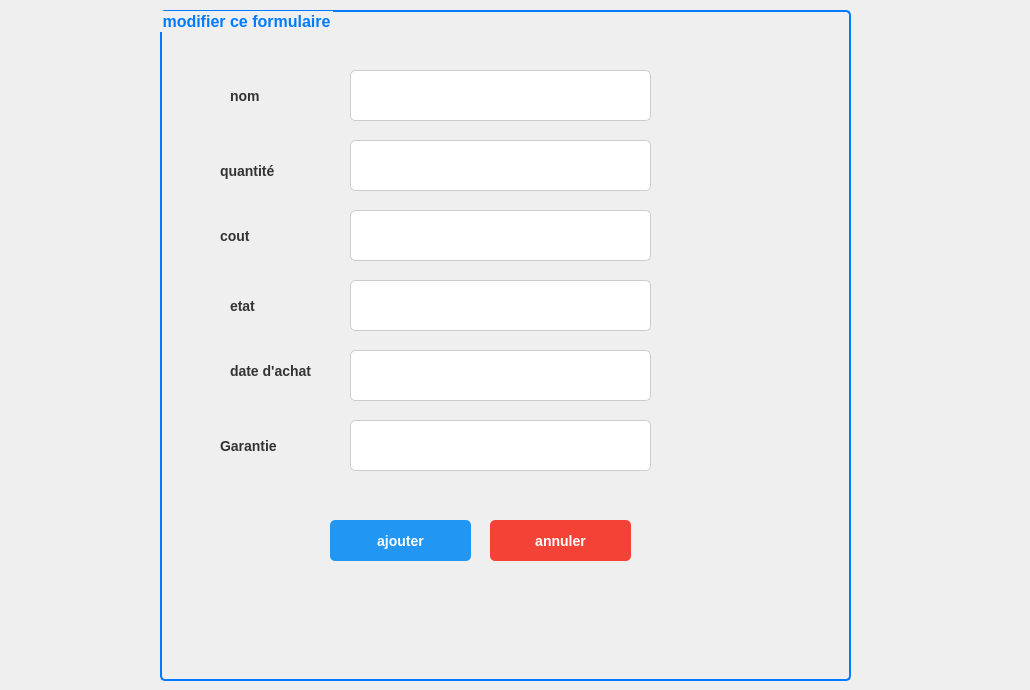
      <widget class="QWidget" name="page_5">
       <widget class="QGroupBox" name="groupBox_2">
        <property name="geometry">
         <rect>
          <x>160</x>
          <y>10</y>
          <width>691</width>
          <height>671</height>
         </rect>
        </property>
        <property name="styleSheet">
         <string notr="true">QGroupBox {
    border: 2px solid #007bff;
    border-radius: 5px;
    padding: 10px;
    font-size: 16px;
    font-weight: bold;
    color: #007bff;
}
</string>
        </property>
        <property name="title">
         <string>modifier ce formulaire</string>
        </property>
        <widget class="QLineEdit" name="lineEdit_10">
         <property name="geometry">
          <rect>
           <x>190</x>
           <y>60</y>
           <width>301</width>
           <height>51</height>
          </rect>
         </property>
         <property name="styleSheet">
          <string notr="true">QLineEdit {
    background-color: #ffffff; /* Fond blanc */
    border: 1px solid #cccccc; /* Bordure grise */
    border-radius: 5px; /* Coins arrondis */
    padding: 8px; /* Espace intérieur */
    font-size: 14px; /* Taille de la police */
    color: #333333; /* Couleur du texte gris foncé */
}

QLineEdit:focus {
    border: 2px solid #2196f3; /* Bordure bleue lorsqu'il est sélectionné */
}</string>
         </property>
         <property name="text">
          <string/>
         </property>
        </widget>
        <widget class="QLineEdit" name="lineEdit_11">
         <property name="geometry">
          <rect>
           <x>190</x>
           <y>130</y>
           <width>301</width>
           <height>51</height>
          </rect>
         </property>
         <property name="styleSheet">
          <string notr="true">QLineEdit {
    background-color: #ffffff; /* Fond blanc */
    border: 1px solid #cccccc; /* Bordure grise */
    border-radius: 5px; /* Coins arrondis */
    padding: 8px; /* Espace intérieur */
    font-size: 14px; /* Taille de la police */
    color: #333333; /* Couleur du texte gris foncé */
}

QLineEdit:focus {
    border: 2px solid #2196f3; /* Bordure bleue lorsqu'il est sélectionné */
}</string>
         </property>
         <property name="text">
          <string/>
         </property>
        </widget>
        <widget class="QLineEdit" name="lineEdit_12">
         <property name="geometry">
          <rect>
           <x>190</x>
           <y>340</y>
           <width>301</width>
           <height>51</height>
          </rect>
         </property>
         <property name="styleSheet">
          <string notr="true">QLineEdit {
    background-color: #ffffff; /* Fond blanc */
    border: 1px solid #cccccc; /* Bordure grise */
    border-radius: 5px; /* Coins arrondis */
    padding: 8px; /* Espace intérieur */
    font-size: 14px; /* Taille de la police */
    color: #333333; /* Couleur du texte gris foncé */
}

QLineEdit:focus {
    border: 2px solid #2196f3; /* Bordure bleue lorsqu'il est sélectionné */
}</string>
         </property>
         <property name="text">
          <string/>
         </property>
        </widget>
        <widget class="QLineEdit" name="lineEdit_13">
         <property name="geometry">
          <rect>
           <x>190</x>
           <y>270</y>
           <width>301</width>
           <height>51</height>
          </rect>
         </property>
         <property name="styleSheet">
          <string notr="true">QLineEdit {
    background-color: #ffffff; /* Fond blanc */
    border: 1px solid #cccccc; /* Bordure grise */
    border-radius: 5px; /* Coins arrondis */
    padding: 8px; /* Espace intérieur */
    font-size: 14px; /* Taille de la police */
    color: #333333; /* Couleur du texte gris foncé */
}

QLineEdit:focus {
    border: 2px solid #2196f3; /* Bordure bleue lorsqu'il est sélectionné */
}</string>
         </property>
         <property name="text">
          <string/>
         </property>
        </widget>
        <widget class="QLineEdit" name="lineEdit_14">
         <property name="geometry">
          <rect>
           <x>190</x>
           <y>200</y>
           <width>301</width>
           <height>51</height>
          </rect>
         </property>
         <property name="styleSheet">
          <string notr="true">QLineEdit {
    background-color: #ffffff; /* Fond blanc */
    border: 1px solid #cccccc; /* Bordure grise */
    border-radius: 5px; /* Coins arrondis */
    padding: 8px; /* Espace intérieur */
    font-size: 14px; /* Taille de la police */
    color: #333333; /* Couleur du texte gris foncé */
}

QLineEdit:focus {
    border: 2px solid #2196f3; /* Bordure bleue lorsqu'il est sélectionné */
}</string>
         </property>
         <property name="text">
          <string/>
         </property>
        </widget>
        <widget class="QLineEdit" name="lineEdit_15">
         <property name="geometry">
          <rect>
           <x>190</x>
           <y>410</y>
           <width>301</width>
           <height>51</height>
          </rect>
         </property>
         <property name="styleSheet">
          <string notr="true">QLineEdit {
    background-color: #ffffff; /* Fond blanc */
    border: 1px solid #cccccc; /* Bordure grise */
    border-radius: 5px; /* Coins arrondis */
    padding: 8px; /* Espace intérieur */
    font-size: 14px; /* Taille de la police */
    color: #333333; /* Couleur du texte gris foncé */
}

QLineEdit:focus {
    border: 2px solid #2196f3; /* Bordure bleue lorsqu'il est sélectionné */
}</string>
         </property>
         <property name="text">
          <string/>
         </property>
        </widget>
        <widget class="QLabel" name="label_10">
         <property name="geometry">
          <rect>
           <x>70</x>
           <y>60</y>
           <width>111</width>
           <height>51</height>
          </rect>
         </property>
         <property name="styleSheet">
          <string notr="true">QLabel {
    font-size: 14px; /* Taille de la police */
    font-weight: bold; /* Texte en gras */
    color: #333333; /* Couleur du texte gris foncé */
}</string>
         </property>
         <property name="text">
          <string>nom</string>
         </property>
        </widget>
        <widget class="QLabel" name="label_14">
         <property name="geometry">
          <rect>
           <x>60</x>
           <y>140</y>
           <width>111</width>
           <height>41</height>
          </rect>
         </property>
         <property name="styleSheet">
          <string notr="true">QLabel {
    font-size: 14px; /* Taille de la police */
    font-weight: bold; /* Texte en gras */
    color: #333333; /* Couleur du texte gris foncé */
}</string>
         </property>
         <property name="text">
          <string>quantité</string>
         </property>
        </widget>
        <widget class="QLabel" name="label_15">
         <property name="geometry">
          <rect>
           <x>60</x>
           <y>210</y>
           <width>121</width>
           <height>31</height>
          </rect>
         </property>
         <property name="styleSheet">
          <string notr="true">QLabel {
    font-size: 14px; /* Taille de la police */
    font-weight: bold; /* Texte en gras */
    color: #333333; /* Couleur du texte gris foncé */
}</string>
         </property>
         <property name="text">
          <string>cout</string>
         </property>
        </widget>
        <widget class="QLabel" name="label_16">
         <property name="geometry">
          <rect>
           <x>70</x>
           <y>280</y>
           <width>111</width>
           <height>31</height>
          </rect>
         </property>
         <property name="styleSheet">
          <string notr="true">QLabel {
    font-size: 14px; /* Taille de la police */
    font-weight: bold; /* Texte en gras */
    color: #333333; /* Couleur du texte gris foncé */
}</string>
         </property>
         <property name="text">
          <string>etat</string>
         </property>
        </widget>
        <widget class="QLabel" name="label_17">
         <property name="geometry">
          <rect>
           <x>70</x>
           <y>340</y>
           <width>101</width>
           <height>41</height>
          </rect>
         </property>
         <property name="styleSheet">
          <string notr="true">QLabel {
    font-size: 14px; /* Taille de la police */
    font-weight: bold; /* Texte en gras */
    color: #333333; /* Couleur du texte gris foncé */
}</string>
         </property>
         <property name="text">
          <string>date d'achat</string>
         </property>
        </widget>
        <widget class="QLabel" name="label_18">
         <property name="geometry">
          <rect>
           <x>60</x>
           <y>410</y>
           <width>111</width>
           <height>51</height>
          </rect>
         </property>
         <property name="styleSheet">
          <string notr="true">QLabel {
    font-size: 14px; /* Taille de la police */
    font-weight: bold; /* Texte en gras */
    color: #333333; /* Couleur du texte gris foncé */
}</string>
         </property>
         <property name="text">
          <string>Garantie</string>
         </property>
        </widget>
        <widget class="QPushButton" name="pushButton_3">
         <property name="geometry">
          <rect>
           <x>170</x>
           <y>510</y>
           <width>141</width>
           <height>41</height>
          </rect>
         </property>
         <property name="styleSheet">
          <string notr="true">QPushButton {
    background-color: #2196f3; /* Fond bleu */
    color: white; /* Texte blanc */
    font-size: 14px; /* Taille de la police */
    font-weight: bold; /* Texte en gras */
    border: none; /* Pas de bordure */
    border-radius: 5px; /* Coins arrondis */
    padding: 10px 20px; /* Espace intérieur */
}

QPushButton:hover {
    background-color: #1976d2; /* Fond bleu foncé au survol */
}

QPushButton:pressed {
    background-color: #0d47a1; /* Fond bleu très foncé au clic */
}</string>
         </property>
         <property name="text">
          <string>ajouter</string>
         </property>
        </widget>
        <widget class="QPushButton" name="pushButton_8">
         <property name="geometry">
          <rect>
           <x>330</x>
           <y>510</y>
           <width>141</width>
           <height>41</height>
          </rect>
         </property>
         <property name="styleSheet">
          <string notr="true">QPushButton {
    background-color: #f44336; /* Fond rouge */
    color: white; /* Texte blanc */
    font-size: 14px; /* Taille de la police */
    font-weight: bold; /* Texte en gras */
    border: none; /* Pas de bordure */
    border-radius: 5px; /* Coins arrondis */
    padding: 10px 20px; /* Espace intérieur */
}

QPushButton:hover {
    background-color: #d32f2f; /* Fond rouge foncé au survol */
}

QPushButton:pressed {
    background-color: #b71c1c; /* Fond rouge très foncé au clic */
}</string>
         </property>
         <property name="text">
          <string>annuler</string>
         </property>
        </widget>
       </widget>
       <widget class="QLabel" name="label_21">
        <property name="geometry">
         <rect>
          <x>950</x>
          <y>0</y>
          <width>71</width>
          <height>71</height>
         </rect>
        </property>
        <property name="text">
         <string/>
        </property>
        <property name="pixmap">
         <pixmap>../../../../Downloads/Capture_d_écran_2025-02-17_212705-removebg-preview.png</pixmap>
        </property>
        <property name="scaledContents">
         <bool>true</bool>
        </property>
       </widget>
      </widget>
